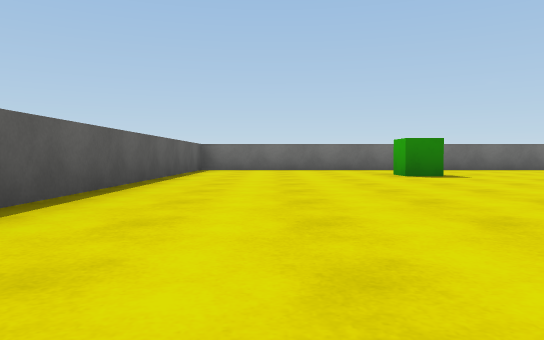
[1] (above)

21 first-person views from a walk through a Unity game level. The camera is 0.26 m above the floor, tilts 2° down and sees 70° across. The floor is counted in squares, 1 m on a side. Each view is taken from the middle of a square. On the plan, view 1 faces up. The plan holds only what a view shows up to about 9 squares ahead; the rest is blank. The place goes on beyond the plan. The player is left out. Surface patterns are stand-ins for the level's own textures.

[2]
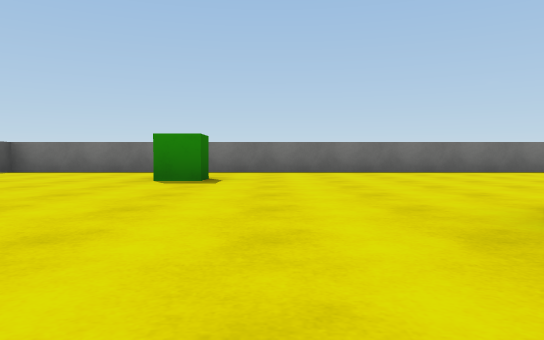

[3]
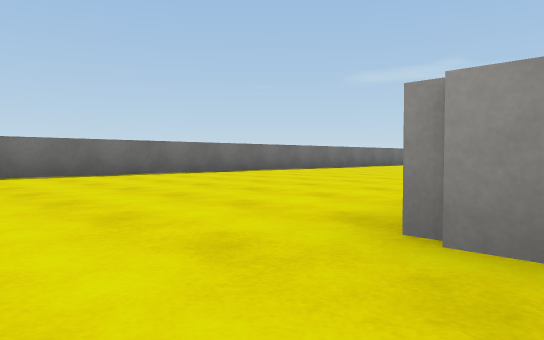

[4]
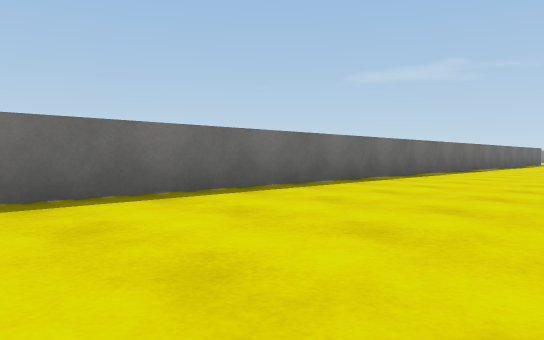

[5]
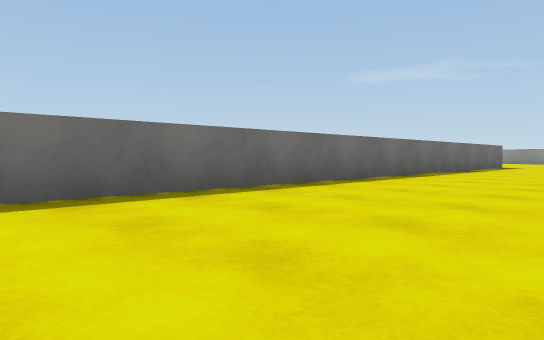

[6]
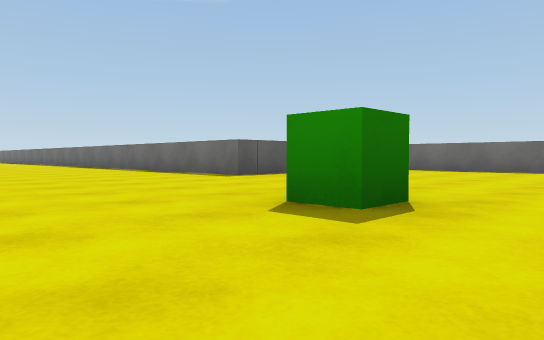

[7]
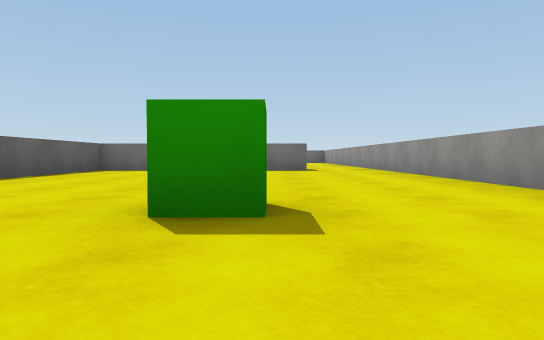

[8]
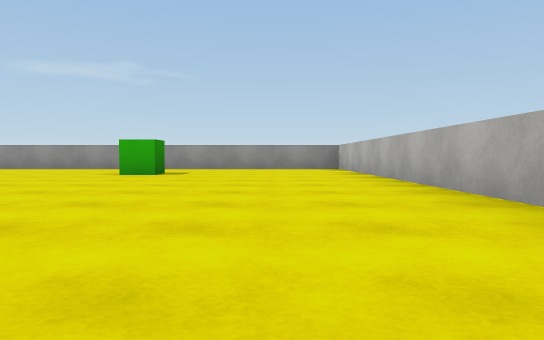

[9]
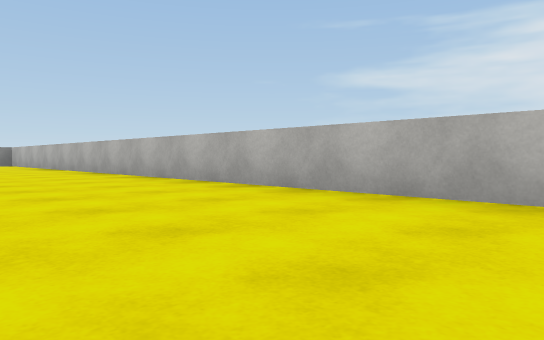

[10]
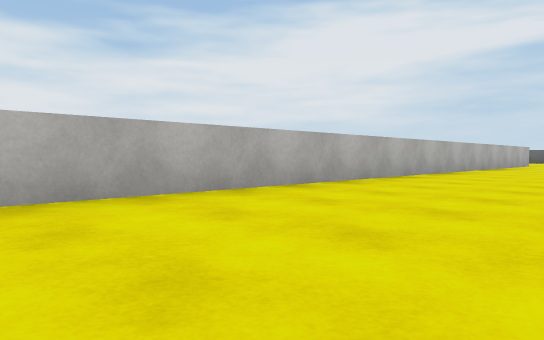

[11]
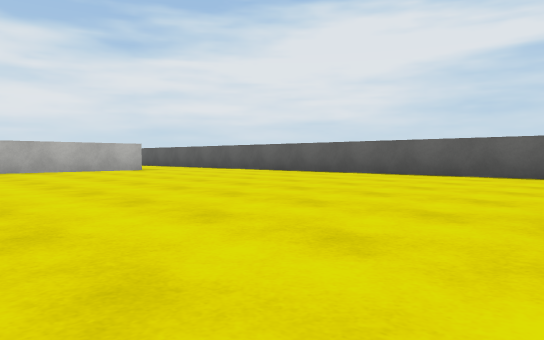

[12]
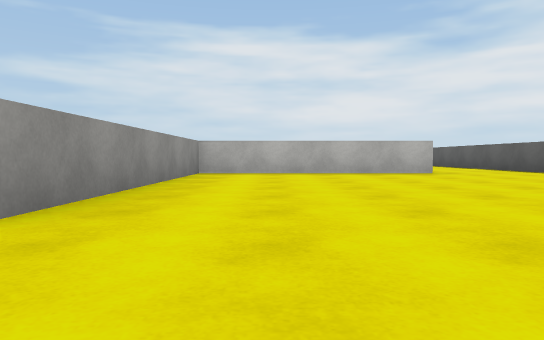

[13]
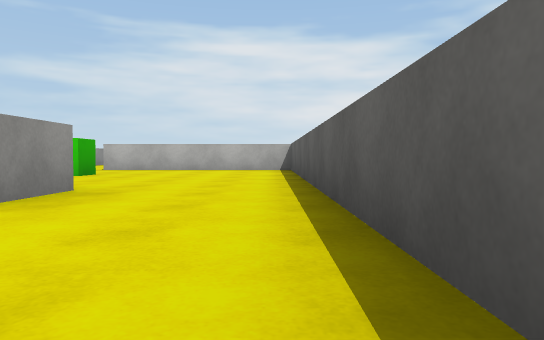

[14]
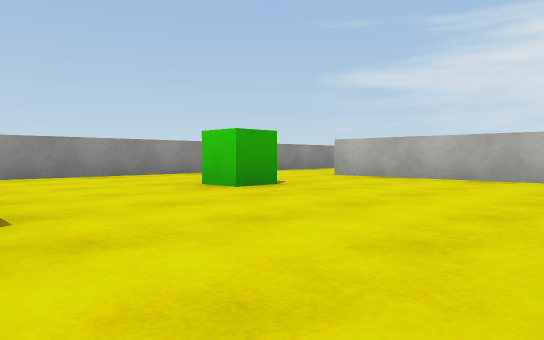

[15]
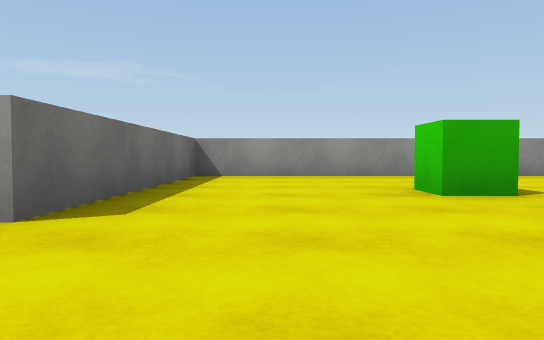

[16]
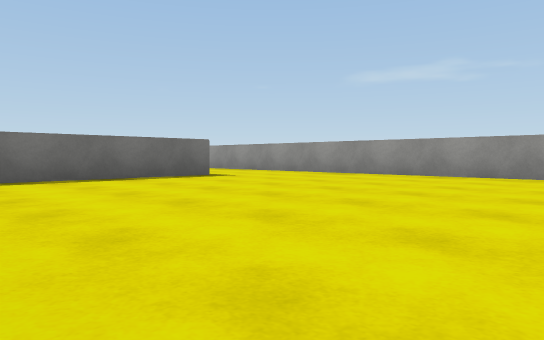

[17]
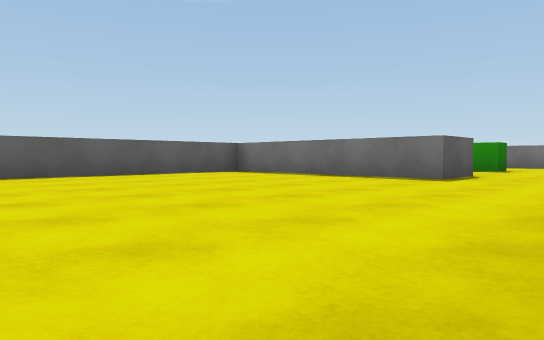

[18]
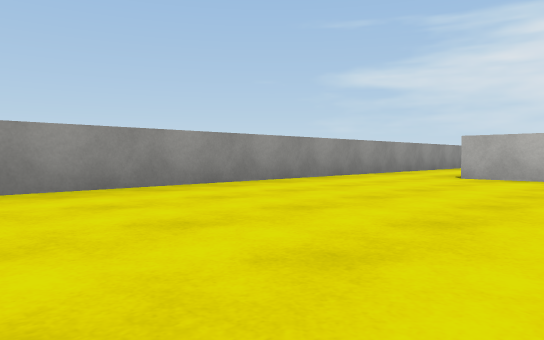

[19]
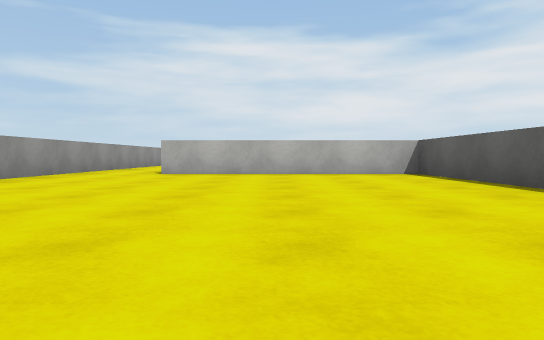

[20]
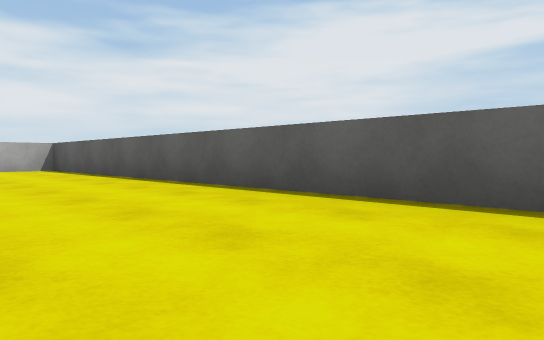

[21]
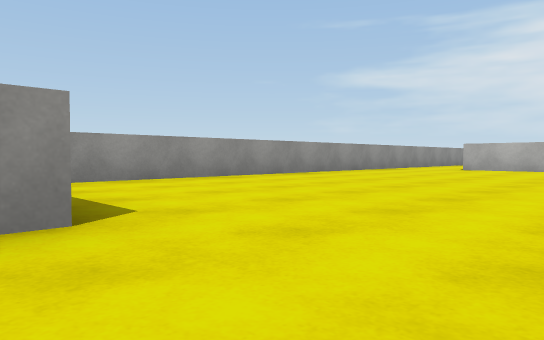

### Floor plan
Points are (right, up) in squares from view 1. A wall is a line through its corners. A room is listed if a view was taken in it or the views show most of it. See-through windows are left out.
Room 1 (views 1, 2, 3, 4, 5, 6, 7, 8, 9, 10, 11, 12, 13)
walls: (5.6, 2.6) (25.1, 2.6) (25.1, 12.6); (0.5, -2) (4.1, -2) (4.1, 2.6); (23.8, 11.2) (19.8, 11.2) (19.8, 7.5) (-1.4, 7.5) (-1.4, -1.5)
ways out: opening at (-0.5, -2.5) to room 2; opening at (24, 12) to room 4
objects: green cube (2, 5); green cube (23, 6)
Room 2 (views 14, 15)
walls: (4.1, -7.4) (4.1, -3) (0.5, -3) (0.5, -2); (-1.4, -1.5) (-1.4, -7.5) (2.3, -7.5)
ways out: opening at (-0.5, -2.5) to room 1; opening at (3.5, -8) to room 3
objects: green cube (2, -5)
Room 3 (views 16, 17)
walls: (4.1, -12.1) (4.1, -7.4); (2.3, -7.5) (2.3, -8.5) (-1.4, -8.5) (-1.4, -12.1)
ways out: opening at (3.5, -8) to room 2
Room 4 (views 18, 19, 20, 21)
walls: (19.8, 19.6) (19.8, 12.2) (23.8, 12.2); (25.1, 12.6) (25.1, 18.8)
ways out: opening at (24, 12) to room 1

Positions as (right, up) in squares from view 1, and headings:
1: (0, 0), facing up
2: (3, 1), facing up
3: (3, 2), facing up-right
4: (6, 5), facing up-right
5: (10, 5), facing up-right
6: (24, 4), facing up-left
7: (23, 4), facing up
8: (17, 4), facing right
9: (13, 5), facing down-right
10: (16, 5), facing down-left
11: (4, 5), facing down-left
12: (3, 4), facing down
13: (-1, 0), facing down
14: (-1, -3), facing down-right
15: (-1, -4), facing right
16: (-1, -13), facing up-right
17: (4, -13), facing up-left
18: (22, 17), facing down-right
19: (22, 18), facing down
20: (22, 20), facing down-left
21: (21, 20), facing down-right
